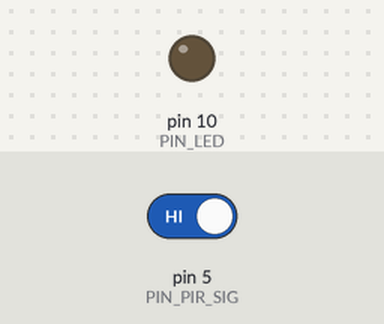
A sketch run on a simulated Arduino Uno, built with avr-gcc and run on an emulated ATmega328P. On the bench: output pins drawn as LEDs (lit = HIGH). Dashed ring = blinking. The test bench sets the inputs (shaded band); at power-on: pin 5 (PIN_PIR_SIG) HIGH.

Above: at 1.2 s.
1.3 s: pin 5 (PIN_PIR_SIG) driven LOW
At 1.51 s:
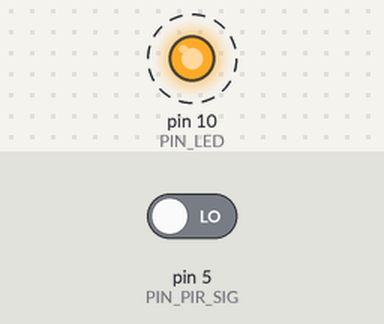
4.3 s: pin 5 (PIN_PIR_SIG) driven HIGH
At 4.3 s:
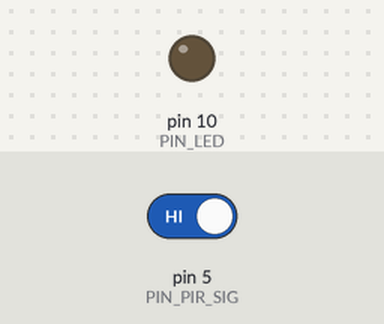
Timing chart, 0 to 7.3 s (numbered marks = the images above; inputs shaded):
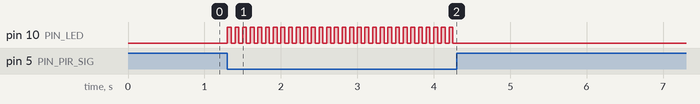

Measured:
- after the input at 1.3 s, pin 10 (PIN_LED): alternates HIGH for 0.05 s and LOW for 0.05 s, starting at once
- after the input at 4.3 s, pin 10 (PIN_LED): stops changing and stays LOW

The sketch:

PIR_MOTION.ino
```cpp
const int PIN_PIR_SIG = 5;
const int PIN_LED = 10;

void setup() {
  pinMode( PIN_PIR_SIG, INPUT_PULLUP );
  pinMode( PIN_LED, OUTPUT );
}

void loop() {
  int i = digitalRead( PIN_PIR_SIG );
  if( i == LOW ){
    for( int j=0; j<5; j++ ){
      digitalWrite( PIN_LED, HIGH );
      delay( 50 );
      digitalWrite( PIN_LED, LOW );
      delay( 50 );
    }
  }
}
```
